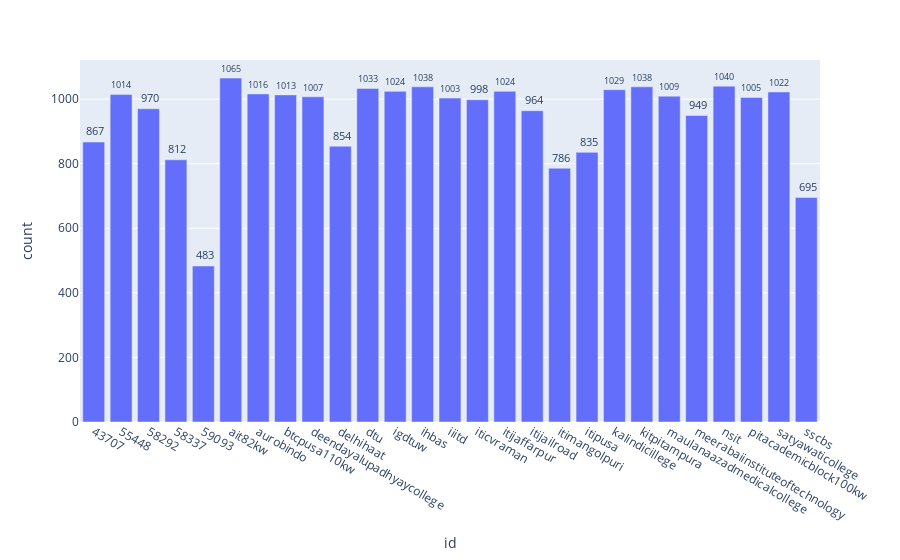

This figure's notebook cell:
### Markdown cell above
### Outlier Detection

This plot illustrates total observations for each station. We can see that the overall trend is slightly above 1000 values. However, some stations are somewhat below 1000 observations and the "59093" station contains only 483 observations. In the following plots, we tried to go into depth about these details and also capture other anomalies.

This bar chart shows the intensity of the data flow for each day. Surprisingly, we there was no data stored in the database in Dec 26-28 and Jan 17-18. It is also apparent that there is very little data for Dec 25, Dec 29 and Jan 19. This can be explained by the break of API or some problems related to data pipelining.

### Code cell
fig_tr = px.bar(df_count, y='count', x='id', text='count', )
fig_tr.update_traces(texttemplate='%{text:4}', textposition='outside')
fig.update_layout(title='Number of Observations from Each Stations',
                    yaxis=go.layout.YAxis(title_text="Number of Observations"),
                    xaxis = go.layout.XAxis(title_text="Name of the Stations"),
                        )
fig_tr.show()
def show_image(fig, w, h):
    img_bytes = fig.to_image(format="png", width=w, height=h, scale=2)
    return Image(img_bytes)

### Figure 1 — Plotly figure (JSON) as saved in the notebook; plotly's stock layout.template omitted (floating-point values rounded to 4 significant figures)
{"data": [{"alignmentgroup": "True", "hoverlabel": {"namelength": 0}, "hovertemplate": "id=%{x}<br>count=%{text}", "legendgroup": "", "marker": {"color": "#636efa"}, "name": "", "offsetgroup": "", "orientation": "v", "showlegend": false, "text": [867, 1014, 970, 812, 483, 1065, 1016, 1013, 1007, 854, 1033, 1024, 1038, 1003, 998, 1024, 964, 786, 835, 1029, 1038, 1009, 949, 1040, 1005, 1022, 695], "textposition": "outside", "texttemplate": "%{text:4}", "type": "bar", "x": ["43707", "55448", "58292", "58337", "59093", "ait82kw", "aurobindo", "btcpusa110kw", "deendayalupadhyaycollege", "delhihaat", "dtu", "igdtuw", "ihbas", "iiitd", "iticvraman", "itijaffarpur", "itijailroad", "itimangolpuri", "itipusa", "kalindicillege", "kitpitampura", "maulanaazadmedicalcollege", "meerabaiinstituteoftechnology", "nsit", "pitacademicblock100kw", "satyawaticollege", "sscbs"], "xaxis": "x", "y": [867, 1014, 970, 812, 483, 1065, 1016, 1013, 1007, 854, 1033, 1024, 1038, 1003, 998, 1024, 964, 786, 835, 1029, 1038, 1009, 949, 1040, 1005, 1022, 695], "yaxis": "y"}], "layout": {"barmode": "relative", "legend": {"tracegroupgap": 0}, "margin": {"t": 60}, "xaxis": {"anchor": "y", "domain": [0, 1], "title": {"text": "id"}}, "yaxis": {"anchor": "x", "domain": [0, 1], "title": {"text": "count"}}}}
